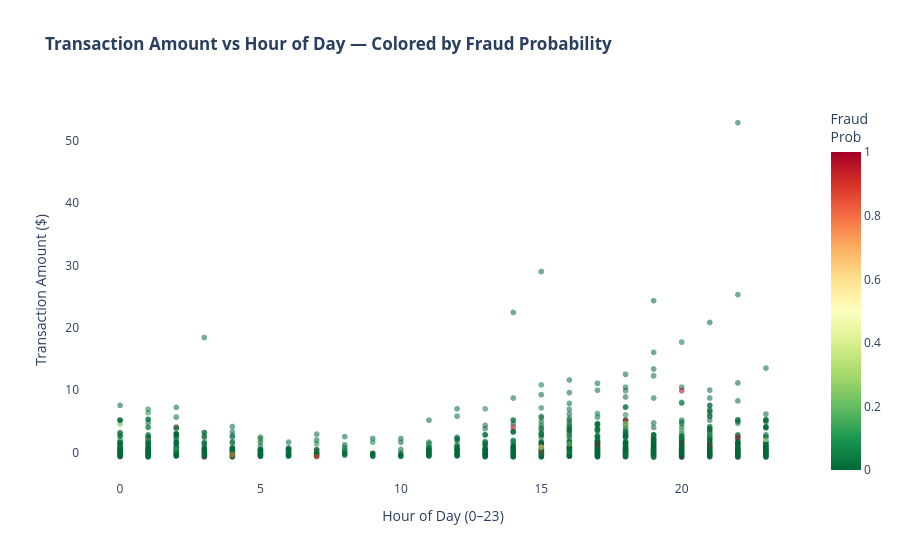

Here is the notebook cell this chart was saved with:
### Code cell
# ── Bonus: Interactive Plotly Scatter — TransactionAmt vs HourOfDay ───────────
fig_px = px.scatter(
    risk_df.sample(min(2000, len(risk_df)), random_state=42),
    x='HourOfDay',
    y='TransactionAmt_orig',
    color='FraudProba',
    color_continuous_scale='RdYlGn_r',
    opacity=0.55,
    title='<b>Transaction Amount vs Hour of Day — Colored by Fraud Probability</b>',
    labels={
        'HourOfDay':           'Hour of Day (0–23)',
        'TransactionAmt_orig': 'Transaction Amount ($)',
        'FraudProba':          'Fraud Probability'
    },
    hover_data=['isFraud', 'RiskTier']
)
fig_px.update_layout(
    plot_bgcolor='white',
    coloraxis_colorbar=dict(title='Fraud<br>Prob'),
    font=dict(size=12)
)
fig_px.show()
print('✅ Interactive Plotly chart rendered.')

### Figure 1 — Plotly figure (JSON) as saved in the notebook; plotly's stock layout.template omitted (floating-point values rounded to 4 significant figures; data arrays with more than 128 entries replaced by an {"elided": "..."} marker saying what was removed)
{"data": [{"customdata": {"elided": "2000x2 mixed values"}, "hovertemplate": "Hour of Day (0–23)=%{x}<br>Transaction Amount ($)=%{y}<br>isFraud=%{customdata[0]}<br>RiskTier=%{customdata[1]}<br>Fraud Probability=%{marker.color}<extra></extra>", "legendgroup": "", "marker": {"color": {"elided": "2000 float values"}, "coloraxis": "coloraxis", "opacity": 0.55, "symbol": "circle"}, "mode": "markers", "name": "", "showlegend": false, "type": "scattergl", "x": {"elided": "2000 int values"}, "xaxis": "x", "y": {"elided": "2000 float values"}, "yaxis": "y"}], "layout": {"coloraxis": {"colorbar": {"title": {"text": "Fraud<br>Prob"}}, "colorscale": [[0, "rgb(0,104,55)"], [0.1, "rgb(26,152,80)"], [0.2, "rgb(102,189,99)"], [0.3, "rgb(166,217,106)"], [0.4, "rgb(217,239,139)"], [0.5, "rgb(255,255,191)"], [0.6, "rgb(254,224,139)"], [0.7, "rgb(253,174,97)"], [0.8, "rgb(244,109,67)"], [0.9, "rgb(215,48,39)"], [1, "rgb(165,0,38)"]]}, "font": {"size": 12}, "legend": {"tracegroupgap": 0}, "plot_bgcolor": "white", "title": {"text": "<b>Transaction Amount vs Hour of Day — Colored by Fraud Probability</b>"}, "xaxis": {"anchor": "y", "domain": [0, 1], "title": {"text": "Hour of Day (0–23)"}}, "yaxis": {"anchor": "x", "domain": [0, 1], "title": {"text": "Transaction Amount ($)"}}}}
